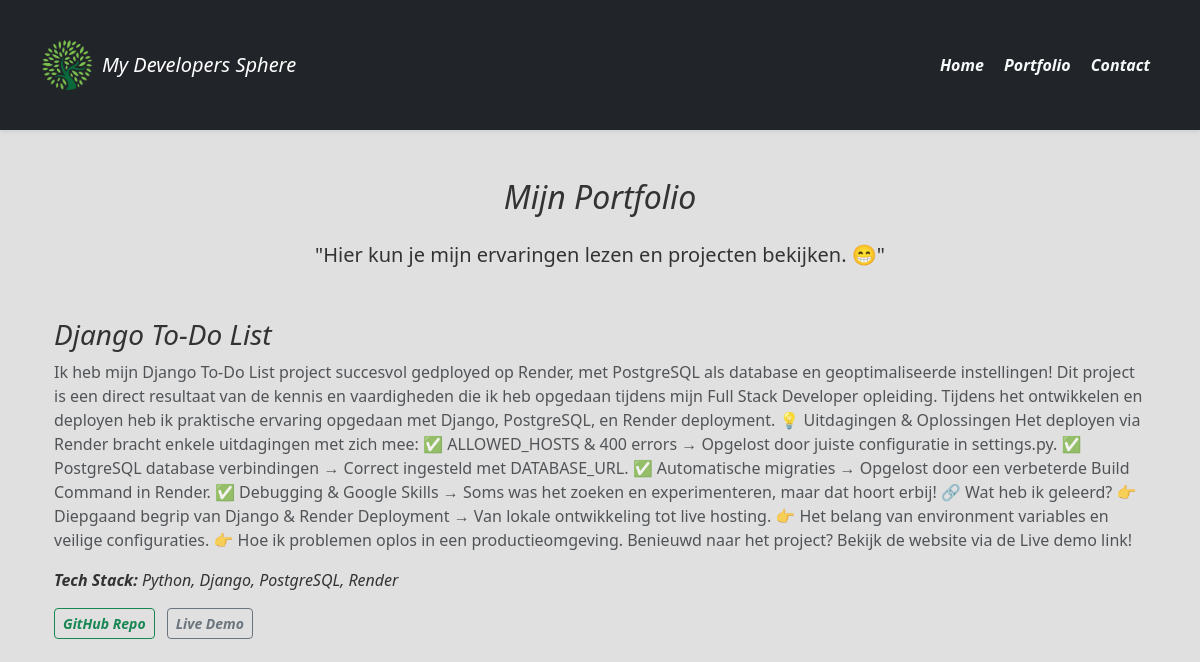
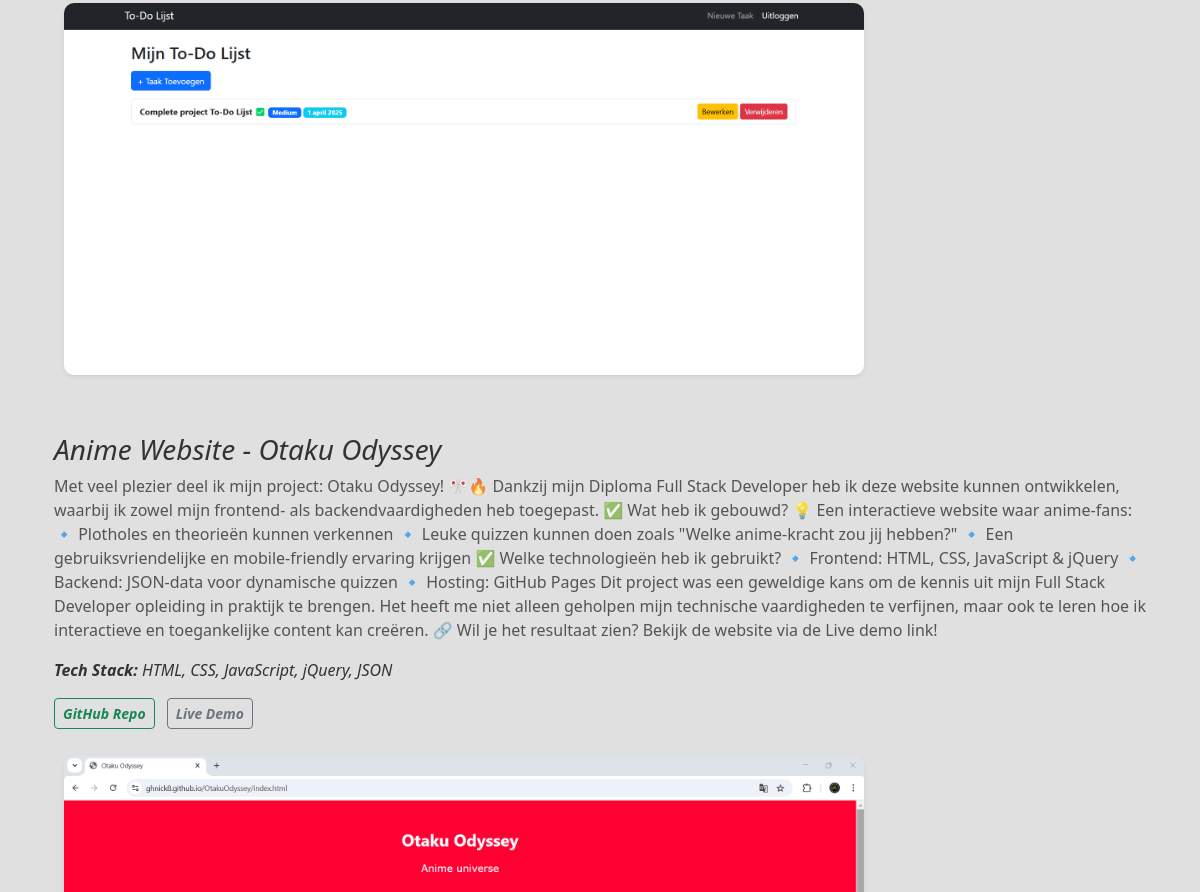
/portfolio/ (upper part), run on an earlier commit of the app's database (2 pictures, top to bottom).
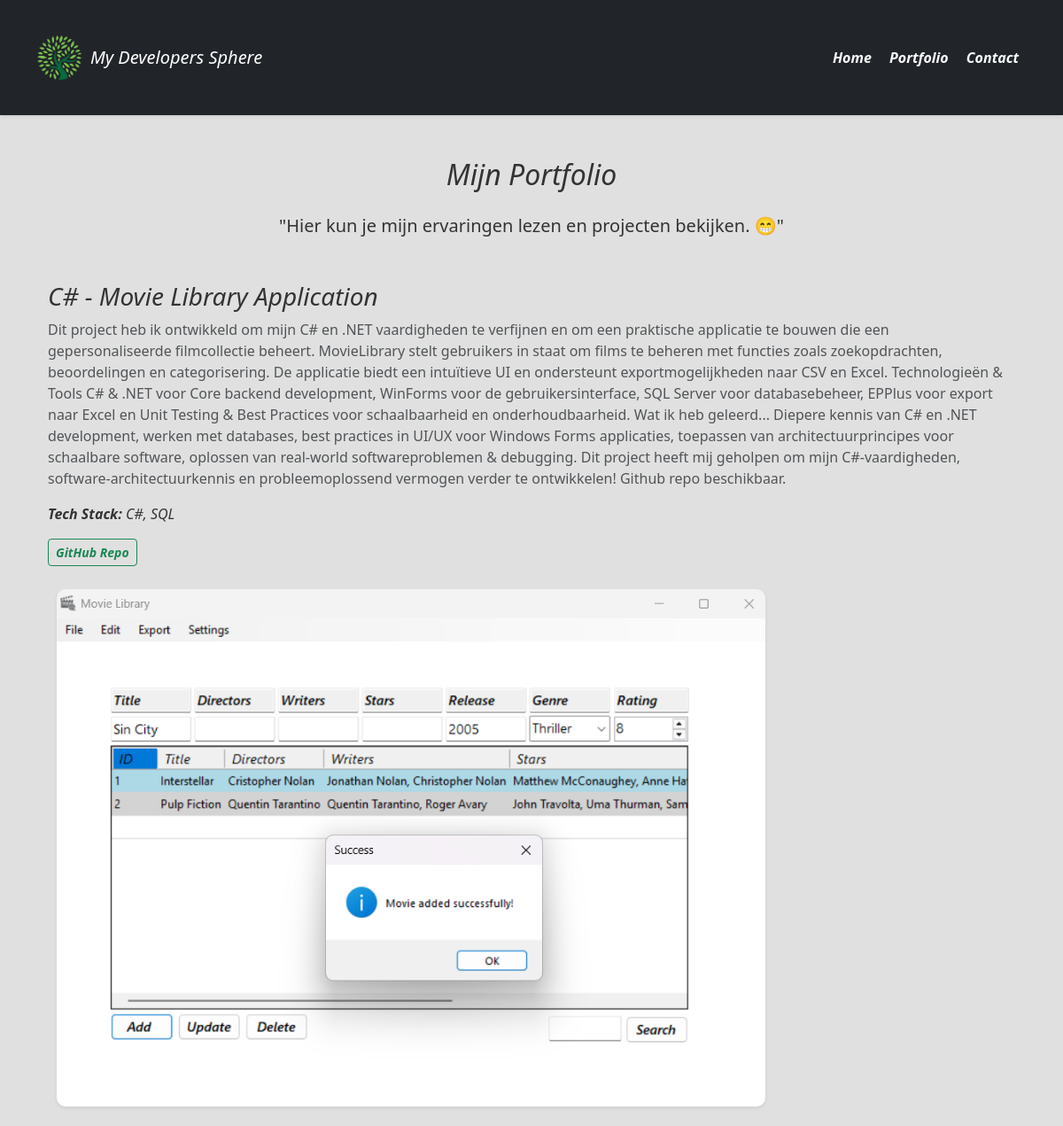
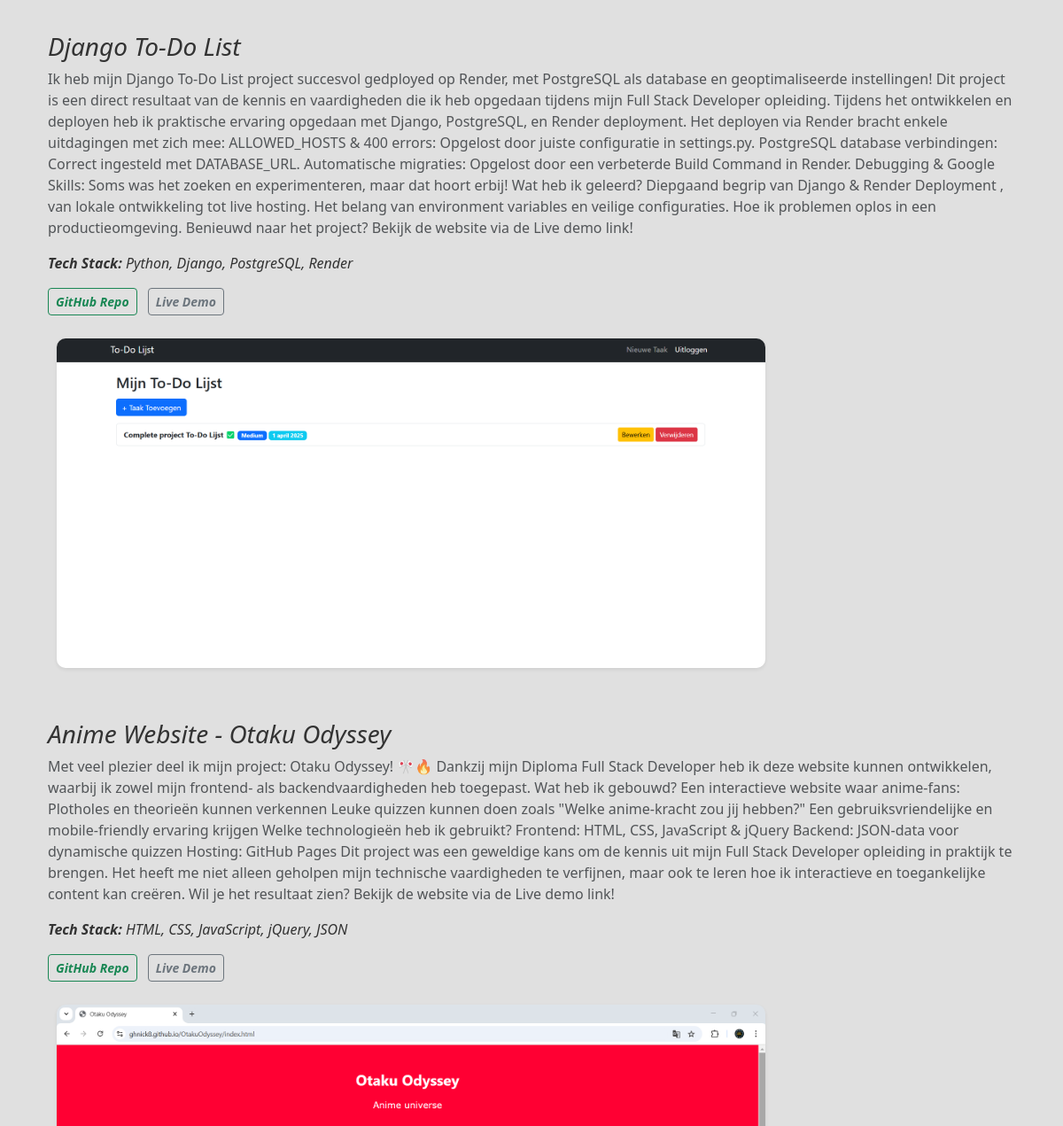
And on a later commit of the database (2 pictures, top to bottom).
### portfolio/models.py (models this page shows, shortened)
class Project(models.Model):
    title = models.CharField(max_length=200)
    description = models.TextField()
    tech_stack = models.CharField(max_length=200, help_text="Technologies used (e.g. Django, React, PostgreSQL)")
    github_link = models.URLField(blank=True, null=True)
    live_demo = models.URLField(blank=True, null=True, help_text="Link to deployed project")
    image = models.ImageField(upload_to='project_images/', blank=True, null=True)
    created_at = models.DateTimeField(auto_now_add=True)

### portfolio/views.py (the view)
# urls.py: path('', include('portfolio.urls')),
def portfolio(request):
    projects = Project.objects.all().order_by('-created_at')
    paginator = Paginator(projects, 5)
    page_number = request.GET.get('page')
    page_obj = paginator.get_page(page_number)
    return render(request, 'portfolio/portfolio.html', {'page_obj': page_obj})

### portfolio/templates/portfolio/portfolio.html (shortened to what this page needs)
{% extends 'base.html' %}
{% block content %}
<div class="container">
    <h2 class="fst-italic text-center mb-4">Mijn Portfolio</h2>
    <p class="lead text-center mb-5">"Hier kun je mijn ervaringen lezen en projecten bekijken. 😁"</p>
    {% for project in page_obj %}
    <div class="mb-5">
        <h3 class="fst-italic">{{ project.title }}</h3>
        <p class="text-muted">{{ project.description }}</p>
        <p class="fst-italic"><strong>Tech Stack:</strong> {{ project.tech_stack }}</p>
        <div class="mb-3 fst-italic">
            {% if project.github_link %}
            <a href="{{ project.github_link }}" target="_blank" class="btn btn-outline-success fw-bold btn-sm me-2">GitHub Repo</a>
            {% endif %}
            {% if project.live_demo %}
            <a href="{{ project.live_demo }}" target="_blank" class="btn btn-outline-secondary fw-bold btn-sm">Live Demo</a>
            {% endif %}
        </div>
        {% if project.image %}
        <img src="{{ project.image.url }}" class="portfolio-image shadow-sm" alt="{{ project.title }}">
        {% endif %}
    </div>
    {% endfor %}
</div>
{% endblock %}

### templates/base.html (shortened to what this page needs)
<!DOCTYPE html>
<html lang="nl">
    <head>
        <link href="https://cdn.jsdelivr.net/npm/bootstrap@5.3.3/dist/css/bootstrap.min.css"
              rel="stylesheet"
>
        {% load static %}
        <link rel="stylesheet" href="{% static 'css/stijl.css' %}">
    </head>
    <body>
        <nav class="navbar navbar-expand-lg navbar-dark bg-dark shadow-sm navMenu">
            <div class="container">
                <a class="navbar-brand d-flex align-items-center" href="/">
                    <img src="{% static 'images/logo.png' %}" alt="Logo"
                        style="width: 50px; height: 50px; margin-right: 10px;">
                    <span class="fst-italic">My Developers Sphere</span>
                </a>
                <nav>
                    <a href="/" class="text-decoration-none fst-italic fw-bold text-light mx-2">Home</a>
                    <a href="/portfolio" class="text-decoration-none fst-italic fw-bold text-light mx-2">Portfolio</a>
                    <a href="/contact" class="text-decoration-none fst-italic fw-bold text-light mx-2">Contact</a>
                </nav>
            </div>
        </nav>
        <div class="container my-5">
            {% block content %}
            {% endblock %}
        </div>
    </body>
</html>

### static/css/stijl.css (style rules this page uses)
body { font-family:'Segoe UI', Tahoma, Geneva, Verdana, sans-serif; background-color: #E0E0E0; color: #333; margin: 0; padding: 0; }
.navMenu { width: 100%; height: 130px; text-align: right; }
.portfolio-image { width: 100%; max-width: 800px; margin: 10px; border-radius: 10px; }

What changed in the data, as far as the page shows it:
added Project: title "C# - Movie Library Application", description "Dit project heb ik ontwikkeld om mijn C# en .NET vaardigheden te verfijnen en om een praktische applicatie te bouwen die een gepersonaliseerde filmcollectie beheert. MovieLibrary stelt gebruikers in staat om films te beheren met functies zoals zoekopdrachten, beoordelingen en categorisering. De applicatie biedt een intuïtieve UI en ondersteunt exportmogelijkheden naar CSV en Excel. Technologieën & Tools C# & .NET voor Core backend development, WinForms voor de gebruikersinterface, SQL Server voor databasebeheer, EPPlus voor export naar Excel en Unit Testing & Best Practices voor schaalbaarheid en onderhoudbaarheid. Wat ik heb geleerd... Diepere kennis van C# en .NET development, werken met…", tech_stack "C#, SQL", image (picture)
changed Project "Django To-Do List": description "…PostgreSQL, en Render deployment. 💡 Uitdagingen & Oplossingen Het deployen via Render bracht enkele uitdagingen met zich mee: ✅ ALLOWED_HOSTS & 400 errors → Opgelost door juiste configuratie in settings.py. ✅ PostgreSQL database verbindingen → Correct ingesteld met DATABASE_URL. ✅ Automatische migraties → Opgelost door een verbeterde Build Command in Render. ✅ Debugging & Google Skills → Soms was het zoeken en experimenteren, maar dat hoort erbij! 🔗 Wat heb ik geleerd? 👉 Diepgaand begrip van Django & Render Deployment → Van lokale ontwikkeling tot live hosting. 👉 Het belang van environment variables en veilige configuraties. 👉 Hoe ik problemen oplos…" → "…PostgreSQL, en Render deployment. Het deployen via Render bracht enkele uitdagingen met zich mee: ALLOWED_HOSTS & 400 errors: Opgelost door juiste configuratie in settings.py. PostgreSQL database verbindingen: Correct ingesteld met DATABASE_URL. Automatische migraties: Opgelost door een verbeterde Build Command in Render. Debugging & Google Skills: Soms was het zoeken en experimenteren, maar dat hoort erbij! Wat heb ik geleerd? Diepgaand begrip van Django & Render Deployment , van lokale ontwikkeling tot live hosting. Het belang van environment variables en veilige configuraties. Hoe ik problemen oplos…"
changed Project "Anime Website - Otaku Odyssey": description "…als backendvaardigheden heb toegepast. ✅ Wat heb ik gebouwd? 💡 Een interactieve website waar anime-fans: 🔹 Plotholes en theorieën kunnen verkennen 🔹 Leuke quizzen kunnen doen zoals \"Welke anime-kracht zou jij hebben?\" 🔹 Een gebruiksvriendelijke en mobile-friendly ervaring krijgen ✅ Welke technologieën heb ik gebruikt? 🔹 Frontend: HTML, CSS, JavaScript & jQuery 🔹 Backend: JSON-data voor dynamische quizzen 🔹 Hosting: GitHub Pages Dit project was een geweldige kans om de kennis uit mijn Full Stack Developer opleiding in praktijk te brengen. Het heeft me niet alleen geholpen mijn technische vaardigheden te verfijnen, maar ook te leren hoe ik interactieve en toegankelijke content kan creëren. 🔗…" → "…als backendvaardigheden heb toegepast. Wat heb ik gebouwd? Een interactieve website waar anime-fans: Plotholes en theorieën kunnen verkennen Leuke quizzen kunnen doen zoals \"Welke anime-kracht zou jij hebben?\" Een gebruiksvriendelijke en mobile-friendly ervaring krijgen Welke technologieën heb ik gebruikt? Frontend: HTML, CSS, JavaScript & jQuery Backend: JSON-data voor dynamische quizzen Hosting: GitHub Pages Dit project was een geweldige kans om de kennis uit mijn Full Stack Developer opleiding in praktijk te brengen. Het heeft me niet alleen geholpen mijn technische vaardigheden te verfijnen, maar ook te leren hoe ik interactieve en toegankelijke content kan creëren. Wil je het…"
